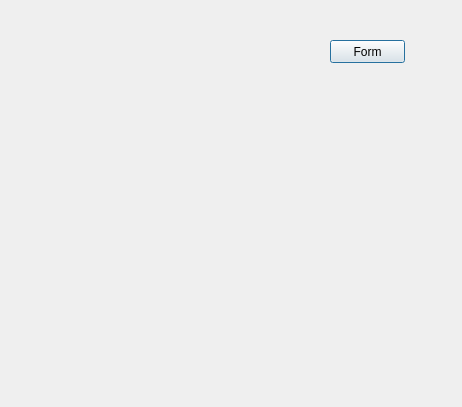
<?xml version="1.0" encoding="UTF-8"?>
<ui version="4.0">
 <class>homepage</class>
 <widget class="QDialog" name="homepage">
  <property name="geometry">
   <rect>
    <x>0</x>
    <y>0</y>
    <width>462</width>
    <height>407</height>
   </rect>
  </property>
  <property name="windowTitle">
   <string>Dialog</string>
  </property>
  <widget class="QPushButton" name="pushButton">
   <property name="geometry">
    <rect>
     <x>330</x>
     <y>40</y>
     <width>75</width>
     <height>23</height>
    </rect>
   </property>
   <property name="text">
    <string>Form</string>
   </property>
  </widget>
 </widget>
 <resources/>
 <connections/>
</ui>
